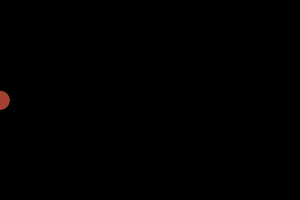
Frame 1 (no input)
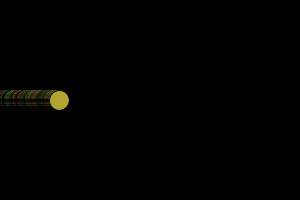
Frame 60 (the mouse pressed at the canvas centre just before this capture)
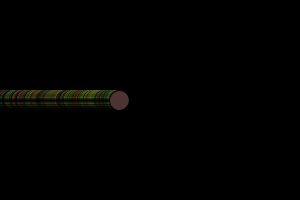
Frame 120 (the mouse held since frame 60 and released just before this capture)

The Processing sketch that drew these frames (run headless with seeded random() and noise(); from frame 60 on, the mouse is pressed at the canvas centre):

// Processing sketch: bouncingBall
// ── bouncingBall.pde
float speed = 1;
float circleX = 0;
float randomColorRed = 0;
float randomColorGreen = 0;

void setup(){
  size(300, 200);
  background(0);
}

void draw(){
  randomColorRed = random(255);
  randomColorGreen = random(255);
  fill(randomColorRed, randomColorGreen, 50);
  ellipse(circleX,height/2,20,  20);
  circleX = circleX +speed;// could be shortened to circleX += speed
  
  if (circleX > width){
    //circleX = 0;
    speed *= -1;
  }
    if (circleX < 0){
    //circleX = 0;
    speed *= -1;
  }
  //these two if statements could be combined into one
  // < means less then, > means greater then, == means equal, <= less then or equal, >=greater then or equal
  // && means and, || means or, ! means not
    if ((circleX > width)||(circleX < 0)){
    //circleX = 0;
    speed *= -1;
  }
  
  println("circleX =", circleX);
}
